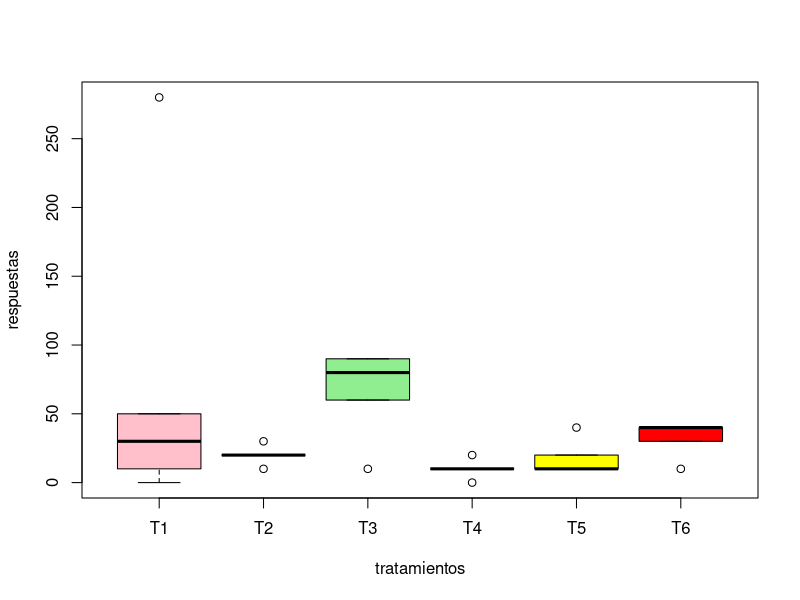
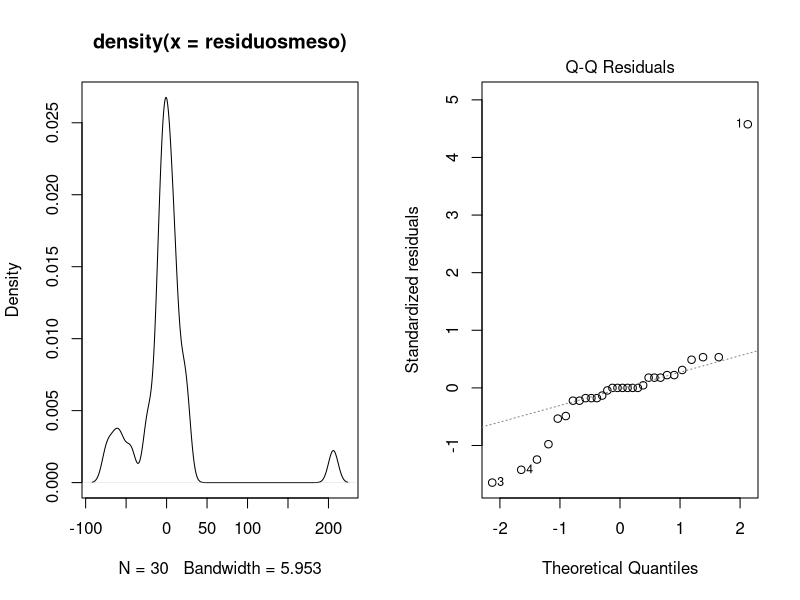
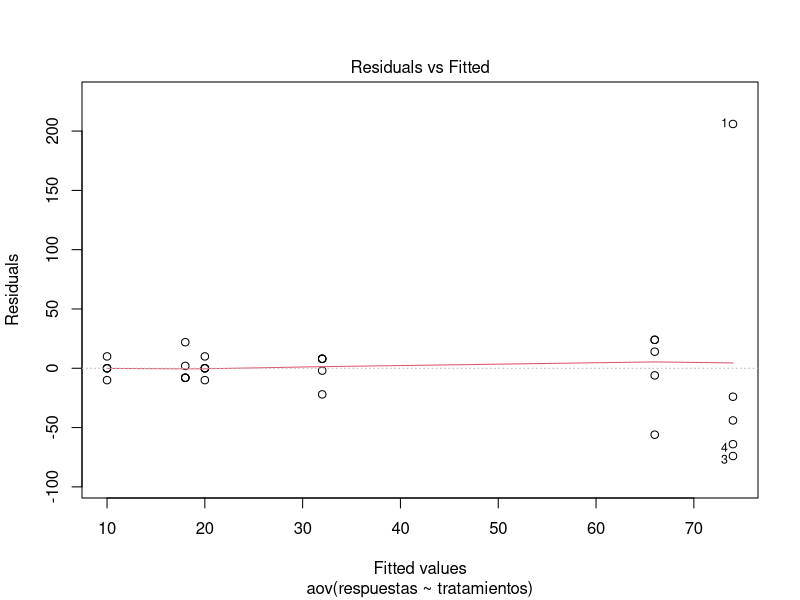
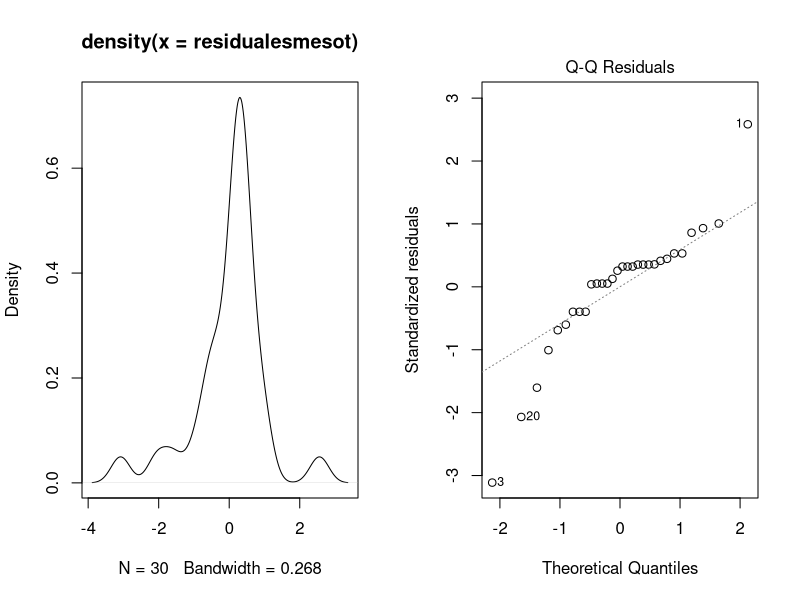
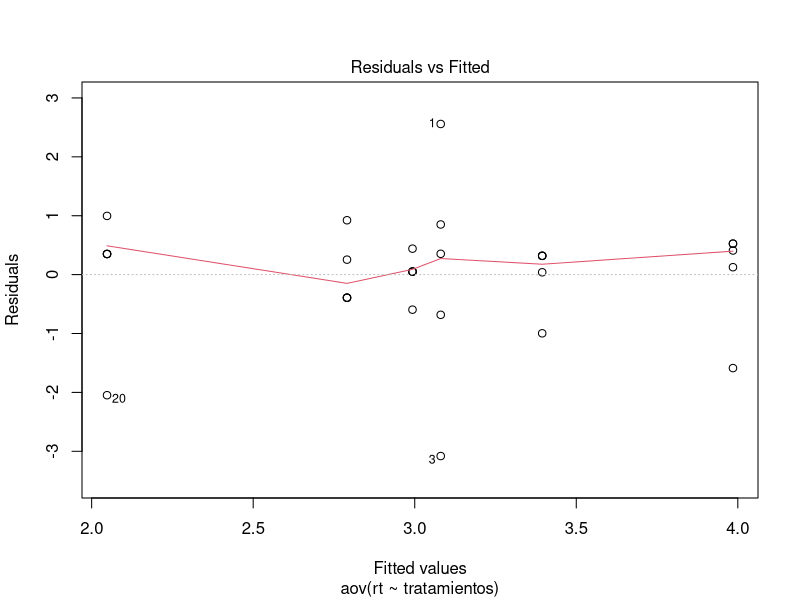

R code for these plots, in order:
require(car)

#En un estudio de diferentes empaques para la carne, Gómez y González(1991)
#realizaron una prueba microbiológica y contabilizaron el número de
#mesófilos en las diferentes muestras analizadas. Los resultados se pre-
#sentan en la siguiente tabla

#se van a hacr  5 replicas, empaques T1, T2, T3, T4, T5 Y T6
#T1 = 280, 30, 0, 10, 50
#T2 = 10, 20, 20, 20, 30
#T3 = 80, 90, 10, 90, 60
#T5 = 10, 10, 10, 20, 0
#T6 = 30, 40, 40, 40, 10

#analizar Si los empaques afecta el Número de mesófilos en cada una de las diferentes envolturas.
#Evalúe los supuestos de normalidad y homogeneidad de varianzas


tratamientos=rep(c("T1","T2","T3","T4","T5","T6"),c(5,5,5,5,5,5))
tratamientos
length(tratamientos)
respuestas=c(280,30,0,10,50,
             10,20,20,20,30,
             80,90,10,90,60,
             10,10,10,20,0,
             10,20,40,10,10,
             30,40,40,40,10)
length(respuestas)
datosmesofilos=data.frame(tratamientos,respuestas)
datosmesofilos
attach(datosmesofilos)
boxplot(respuestas ~ tratamientos, data = datosmesofilos, col = c("pink","purple","lightgreen","skyblue","yellow","red","beige"))

#1. anova
modelomeso=aov(respuestas~tratamientos, data=datosmesofilos)

#2. diagnosticos supuestos
residuosmeso=residuals(modelomeso)
residuosmeso

#Normalidad
#graficop
par(mfrow=c(1,2))
plot(density(residuosmeso))
plot(modelomeso,which=2)
shapiro.test(residuosmeso)
#P valor menor que el nivel de significancia por lo que rechazo H y acepto A
#En A no hay normalidad

#Homocedasticidad
dev.off()
plot(modelomeso,which=1)
#install.packages("car")
leveneTest(respuestas~factor(tratamientos),data=datosmesofilos) 
#El test de Levene es utilizado cuando se viola el principio de normalidad en el anova solo en tal caso se 
#se usa, es para evaluar homocedasticidad 
#Formulación de hipótesis en el test de Levene:
  
#Hipótesis nula (H0): La varianza es la misma para todos los grupos.
#Hipótesis alternativa (H1): Al menos una de las varianzas es diferente de las demás.

#Interpretación del resultado:
  
#Si el valor p es menor que un nivel de significancia predefinido (comúnmente 0.05), 
#se rechaza la hipótesis nula y se concluye que al menos una de las varianzas es significativamente diferente de las demás.
#Si el valor p es mayor que el nivel de significancia, no hay suficiente evidencia para rechazar 
#la hipótesis nula, lo que sugiere que las varianzas son similares entre los grupos.


#El factor es para que no salga el error
#Para el test de levene hay homocedasticidad, pero por los embudos hay que preocuparse, por eso este ejemplo es todo lo malo que puede pasarte en la vida
#Hay una simetria demasiado marcada
#El objetivo de trasnformar los datos es corregir los errores de homocedasticidad (Por culpa del embudo), lo que trae efectos colaterales
#Puede que se arregle un poco la normalidad

datosmesofilos$rt=log(datosmesofilos$respuestas+1)
attach(datosmesofilos)
datosmesofilos
modelomesot=aov(rt~tratamientos,data=datosmesofilos)
datosmesofilos
residualesmesot=residuals(modelomesot)
residualesmesot
par(mfrow=c(1,2))
plot(density(residualesmesot))
plot(modelomesot,which=2)
shapiro.test(residualesmesot)
#No hay normalidad pero ya hay un poco de simetria
#Esto el anova ya lo puede resistir aun cuando no hay normalidad
dev.off()
plot(modelomesot,which=1)
leveneTest(rt~factor(tratamientos),data=datosmesofilos)

summary(modelomesot)
#El tipo de empaque no afecta el número de mesofilos